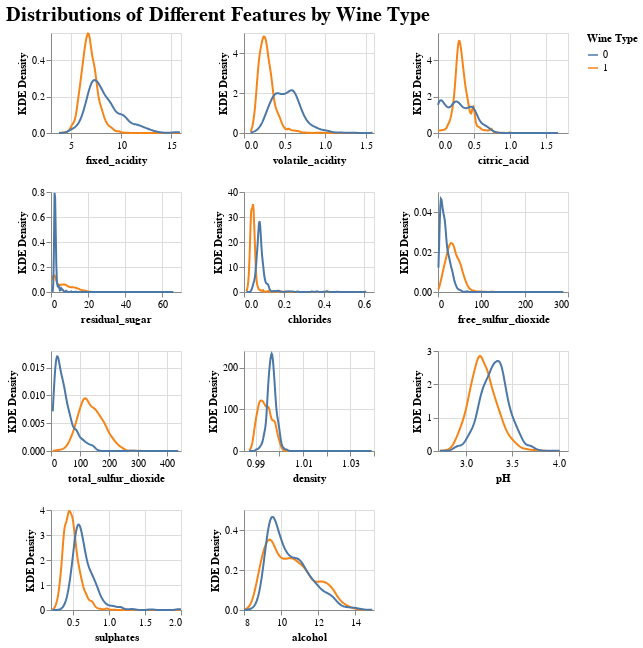

Notebook code cell kept with this figure:
### Markdown cell above
### 3. Distributions of Features by Wine Type
Key distribution differences between red (0) and white (1) wine:
- Overall, most features for both wine types show **strongly right-skewed distributions**. The distribution of **pH** looks close to bell-shaped. For pH, the **red wines have higher pH than white wines**, so the whites are more acidic.
- For **fixed_acidity**, **volatile_acidity**, **citric_acid**, **chlorides**, and **sulphates**, the **white wines have higher density at the lower end of the scale**, so whites here look "lighter" and cleaner on these chemistry dimensions.
- **Alcohol** levels tend to be higher in **red wines**, while white wines peak at slightly lower alcohol values. Combined with their higher pH, this suggests that whites are lighter but sweeter and more acidic.

### Code cell
plot_2 = []
numeric_cols_2 = numeric_cols.copy()
numeric_cols_2.remove("target")
target_col = "target"

for col2 in numeric_cols_2:
    kde_plot = alt.Chart(train_df).transform_density(
        density=col2,
        groupby=[target_col],
        as_=[f"{col2}", "kde_density"],
        steps=200
    ).mark_line().encode(
        alt.X(f"{col2}:Q", title=col2),
        alt.Y("kde_density:Q", title="KDE Density").stack(False),
        alt.Color(f"{target_col}:N", title="Wine Type")
    ).properties(
        width=130,
        height=100
    )
    plot_2.append(kde_plot)

kde_final = alt.concat(*plot_2, columns=3).resolve_scale(
    x="independent",
    y="independent"
).properties(
    title="Distributions of Different Features by Wine Type"
).configure_title(fontSize=20)
kde_final
